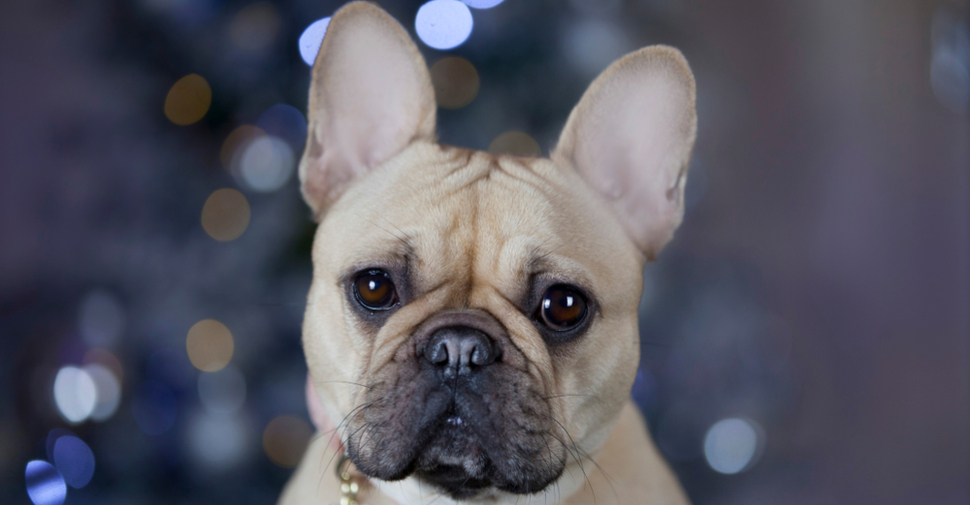
#> input picture dog.jpg, 970 x 505 px
$ python erodeImg.py
#> lines starting #> are read from the running program, lines starting #| are printed output that depends on the picture
import cv2 as cv
import numpy as np

img = cv.imread("dog.jpg")
#> img is the input picture: shape (505, 970, 3); mean B, G, R 97.4, 86.1, 86.8

window_name = 'Image'

kernal = np.ones((5, 5), np.uint8)

image = cv.erode(img, kernal)#, cv.BORDER_REFLECT)
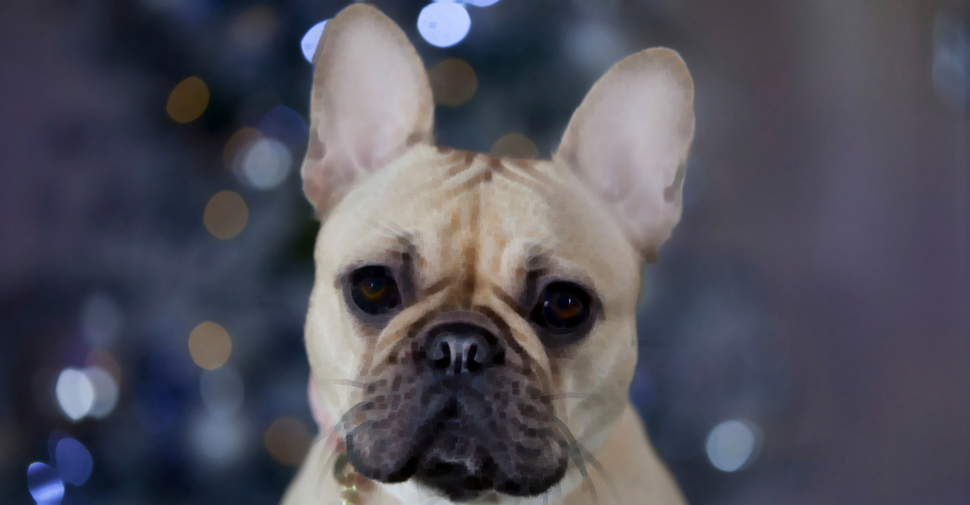
#> image: shape (505, 970, 3); mean B, G, R 90.3, 79.6, 80.3

cv.imshow(window_name, image)
cv.waitKey(0)
